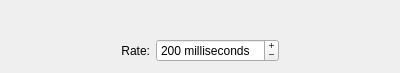
<?xml version="1.0" encoding="UTF-8"?>
<ui version="4.0">
 <class>Form</class>
 <widget class="QWidget" name="Form">
  <property name="geometry">
   <rect>
    <x>0</x>
    <y>0</y>
    <width>400</width>
    <height>73</height>
   </rect>
  </property>
  <property name="windowTitle">
   <string>Form</string>
  </property>
  <layout class="QGridLayout" name="gridLayout">
   <item row="1" column="1">
    <widget class="QLabel" name="label">
     <property name="text">
      <string>Rate:</string>
     </property>
     <property name="alignment">
      <set>Qt::AlignRight|Qt::AlignTrailing|Qt::AlignVCenter</set>
     </property>
    </widget>
   </item>
   <item row="1" column="2">
    <widget class="QSpinBox" name="spinBox">
     <property name="buttonSymbols">
      <enum>QAbstractSpinBox::PlusMinus</enum>
     </property>
     <property name="suffix">
      <string> milliseconds</string>
     </property>
     <property name="minimum">
      <number>20</number>
     </property>
     <property name="maximum">
      <number>5000</number>
     </property>
     <property name="value">
      <number>200</number>
     </property>
    </widget>
   </item>
   <item row="1" column="0">
    <spacer name="horizontalSpacer">
     <property name="orientation">
      <enum>Qt::Horizontal</enum>
     </property>
     <property name="sizeHint" stdset="0">
      <size>
       <width>40</width>
       <height>20</height>
      </size>
     </property>
    </spacer>
   </item>
   <item row="1" column="3">
    <spacer name="horizontalSpacer_2">
     <property name="orientation">
      <enum>Qt::Horizontal</enum>
     </property>
     <property name="sizeHint" stdset="0">
      <size>
       <width>40</width>
       <height>20</height>
      </size>
     </property>
    </spacer>
   </item>
   <item row="0" column="0" colspan="4">
    <layout class="QHBoxLayout" name="horizontalLayout">
     <item>
      <widget class="LED" name="led" native="true">
       <property name="flashing" stdset="0">
        <bool>true</bool>
       </property>
      </widget>
     </item>
     <item>
      <widget class="LED" name="led_2" native="true">
       <property name="flashing" stdset="0">
        <bool>true</bool>
       </property>
      </widget>
     </item>
     <item>
      <widget class="LED" name="led_3" native="true">
       <property name="flashing" stdset="0">
        <bool>true</bool>
       </property>
      </widget>
     </item>
     <item>
      <widget class="LED" name="led_4" native="true">
       <property name="flashing" stdset="0">
        <bool>true</bool>
       </property>
      </widget>
     </item>
     <item>
      <widget class="LED" name="led_5" native="true">
       <property name="flashing" stdset="0">
        <bool>true</bool>
       </property>
      </widget>
     </item>
     <item>
      <widget class="LED" name="led_6" native="true">
       <property name="flashing" stdset="0">
        <bool>true</bool>
       </property>
      </widget>
     </item>
     <item>
      <widget class="LED" name="led_7" native="true">
       <property name="flashing" stdset="0">
        <bool>true</bool>
       </property>
      </widget>
     </item>
     <item>
      <widget class="LED" name="led_8" native="true">
       <property name="flashing" stdset="0">
        <bool>true</bool>
       </property>
      </widget>
     </item>
     <item>
      <widget class="LED" name="led_9" native="true">
       <property name="flashing" stdset="0">
        <bool>true</bool>
       </property>
      </widget>
     </item>
     <item>
      <widget class="LED" name="led_10" native="true">
       <property name="flashing" stdset="0">
        <bool>true</bool>
       </property>
      </widget>
     </item>
     <item>
      <widget class="LED" name="led_11" native="true">
       <property name="flashing" stdset="0">
        <bool>true</bool>
       </property>
      </widget>
     </item>
     <item>
      <widget class="LED" name="led_12" native="true">
       <property name="flashing" stdset="0">
        <bool>true</bool>
       </property>
      </widget>
     </item>
    </layout>
   </item>
  </layout>
 </widget>
 <customwidgets>
  <customwidget>
   <class>LED</class>
   <extends>QWidget</extends>
   <header>LED.h</header>
  </customwidget>
 </customwidgets>
 <resources/>
 <connections>
  <connection>
   <sender>spinBox</sender>
   <signal>valueChanged(int)</signal>
   <receiver>led</receiver>
   <slot>setFlashRate(int)</slot>
   <hints>
    <hint type="sourcelabel">
     <x>176</x>
     <y>55</y>
    </hint>
    <hint type="destinationlabel">
     <x>28</x>
     <y>26</y>
    </hint>
   </hints>
  </connection>
  <connection>
   <sender>spinBox</sender>
   <signal>valueChanged(int)</signal>
   <receiver>led_2</receiver>
   <slot>setFlashRate(int)</slot>
   <hints>
    <hint type="sourcelabel">
     <x>176</x>
     <y>43</y>
    </hint>
    <hint type="destinationlabel">
     <x>49</x>
     <y>27</y>
    </hint>
   </hints>
  </connection>
  <connection>
   <sender>spinBox</sender>
   <signal>valueChanged(int)</signal>
   <receiver>led_3</receiver>
   <slot>setFlashRate(int)</slot>
   <hints>
    <hint type="sourcelabel">
     <x>275</x>
     <y>55</y>
    </hint>
    <hint type="destinationlabel">
     <x>85</x>
     <y>22</y>
    </hint>
   </hints>
  </connection>
  <connection>
   <sender>spinBox</sender>
   <signal>valueChanged(int)</signal>
   <receiver>led_4</receiver>
   <slot>setFlashRate(int)</slot>
   <hints>
    <hint type="sourcelabel">
     <x>237</x>
     <y>53</y>
    </hint>
    <hint type="destinationlabel">
     <x>124</x>
     <y>25</y>
    </hint>
   </hints>
  </connection>
  <connection>
   <sender>spinBox</sender>
   <signal>valueChanged(int)</signal>
   <receiver>led_5</receiver>
   <slot>setFlashRate(int)</slot>
   <hints>
    <hint type="sourcelabel">
     <x>180</x>
     <y>47</y>
    </hint>
    <hint type="destinationlabel">
     <x>151</x>
     <y>27</y>
    </hint>
   </hints>
  </connection>
  <connection>
   <sender>spinBox</sender>
   <signal>valueChanged(int)</signal>
   <receiver>led_6</receiver>
   <slot>setFlashRate(int)</slot>
   <hints>
    <hint type="sourcelabel">
     <x>215</x>
     <y>53</y>
    </hint>
    <hint type="destinationlabel">
     <x>187</x>
     <y>25</y>
    </hint>
   </hints>
  </connection>
  <connection>
   <sender>spinBox</sender>
   <signal>valueChanged(int)</signal>
   <receiver>led_7</receiver>
   <slot>setFlashRate(int)</slot>
   <hints>
    <hint type="sourcelabel">
     <x>240</x>
     <y>46</y>
    </hint>
    <hint type="destinationlabel">
     <x>221</x>
     <y>24</y>
    </hint>
   </hints>
  </connection>
  <connection>
   <sender>spinBox</sender>
   <signal>valueChanged(int)</signal>
   <receiver>led_8</receiver>
   <slot>setFlashRate(int)</slot>
   <hints>
    <hint type="sourcelabel">
     <x>285</x>
     <y>52</y>
    </hint>
    <hint type="destinationlabel">
     <x>252</x>
     <y>22</y>
    </hint>
   </hints>
  </connection>
  <connection>
   <sender>spinBox</sender>
   <signal>valueChanged(int)</signal>
   <receiver>led_10</receiver>
   <slot>setFlashRate(int)</slot>
   <hints>
    <hint type="sourcelabel">
     <x>262</x>
     <y>53</y>
    </hint>
    <hint type="destinationlabel">
     <x>302</x>
     <y>29</y>
    </hint>
   </hints>
  </connection>
  <connection>
   <sender>spinBox</sender>
   <signal>valueChanged(int)</signal>
   <receiver>led_11</receiver>
   <slot>setFlashRate(int)</slot>
   <hints>
    <hint type="sourcelabel">
     <x>266</x>
     <y>57</y>
    </hint>
    <hint type="destinationlabel">
     <x>338</x>
     <y>29</y>
    </hint>
   </hints>
  </connection>
  <connection>
   <sender>spinBox</sender>
   <signal>valueChanged(int)</signal>
   <receiver>led_12</receiver>
   <slot>setFlashRate(int)</slot>
   <hints>
    <hint type="sourcelabel">
     <x>273</x>
     <y>58</y>
    </hint>
    <hint type="destinationlabel">
     <x>376</x>
     <y>29</y>
    </hint>
   </hints>
  </connection>
  <connection>
   <sender>spinBox</sender>
   <signal>valueChanged(int)</signal>
   <receiver>led_9</receiver>
   <slot>setFlashRate(int)</slot>
   <hints>
    <hint type="sourcelabel">
     <x>238</x>
     <y>50</y>
    </hint>
    <hint type="destinationlabel">
     <x>278</x>
     <y>22</y>
    </hint>
   </hints>
  </connection>
 </connections>
</ui>
